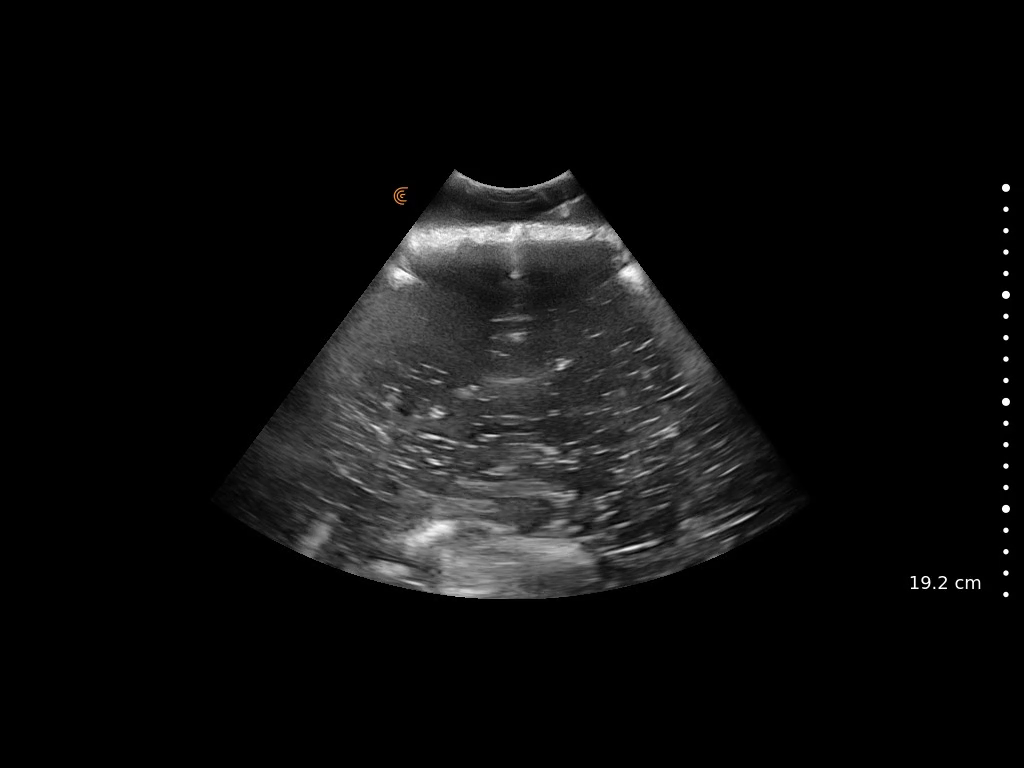
#> input picture frame 24 of Data/edited data/clarius_needleInWater.mp4, 1024 x 768 px, given in place of 102622_Water.mp4, which was not available
$ jupyter execute optical_flow.ipynb   (text cells are left out)
#> lines starting #> are read from the running program, lines starting #| are printed output that depends on the picture; after the words box and inside, x2 and y2 are one past the last pixel; in counts of white or black regions, pixels touching at a corner belong together; pictures that were not available may be replaced by others from this repository, and a replacement may not be noted
[cell 1]
import cv2
import time
import imutils
from collections import deque

import tensorflow as tf
import os
import shutil
import numpy as np
import random
from tqdm import tqdm
from skimage.io import imread, imshow
from skimage.transform import resize
import matplotlib.pyplot as plt
from pathlib import Path
import re
import cv2
from keras import backend as K
tf.__version__
import glob
import imageio

#check if tensorflow gpu is being used
print("Num GPUs Available: ", len(tf.config.list_physical_devices('GPU')))
#> (this line was passed over: tensorflow is not available in this run)
print("tensorflow version:", tf.__version__)

[cell 2]
#Link to tutorial: https://www.youtube.com/watch?v=7soIa95QNDk&ab_channel=Pysource
#Link to website related to tutorial: https://pysource.com/2018/05/14/optical-flow-with-lucas-kanade-method-opencv-3-4-with-python-3-tutorial-31/

NeedleViz_path1 = 'Data/edited data/102622_Water.mp4' #long needle
NeedleViz_path2 = 'Data/edited data/102822_Water.mp4' #short needle

#Video Input Choice
cap = cv2.VideoCapture(NeedleViz_path1)
# cap = cv2.VideoCapture(0) #camera

# Mouse function
# [6 lines left out: function select_point, not called in this run]

cv2.namedWindow("Frame")
cv2.setMouseCallback("Frame", select_point)
point_selected = False
point = ()
old_points = np.array([[]])

#Creating old frame
_, frame = cap.read()
#> frame is the input picture: shape (768, 1024, 3); mean B, G, R 14.1, 14.1, 14.1
old_gray = cv2.cvtColor(frame, cv2.COLOR_BGR2GRAY)

#Lucas Kanade params
lk_params = dict(winSize = (15, 15),
                 maxLevel = 4,
                 criteria = (cv2.TERM_CRITERIA_EPS | cv2.TERM_CRITERIA_COUNT, 10, 0.03))

while True:

    rval, frame = cap.read()

    if rval == True:

        gray_frame = cv2.cvtColor(frame, cv2.COLOR_BGR2GRAY)

        if point_selected is True:
            cv2.circle(frame, point, 5, (0,0,255), 2)

            new_points, status, error = cv2.calcOpticalFlowPyrLK(old_gray, gray_frame, old_points, None, **lk_params)
            old_gray = gray_frame.copy()
            # print(new_points)
            old_points = new_points

            x, y = new_points.ravel()
            # print(x)
            # print(y)
            cv2.circle(frame, (int(x), int(y)), 5, (0,255,0), -1)


        cv2.imshow("Frame", frame)

        # Press Q on keyboard to  exit
        if cv2.waitKey(35) & 0xFF == ord('q'): #original waitkey is 25
#> (key q is pressed here)
            break

    #Break out of loop if video is done
    else:
        break


cap.release() #Release the video capture object

# Close window
cv2.destroyAllWindows()

[cell 3]
#Link to tutorial: https://www.youtube.com/watch?v=7soIa95QNDk&ab_channel=Pysource
#Link to website related to tutorial: https://pysource.com/2018/05/14/optical-flow-with-lucas-kanade-method-opencv-3-4-with-python-3-tutorial-31/

NeedleViz_path1 = 'Data/edited data/102622_Water.mp4' #long needle
NeedleViz_path2 = 'Data/edited data/102822_Water.mp4' #short needle

#Video Input Choice
cap = cv2.VideoCapture(NeedleViz_path2)
# cap = cv2.VideoCapture(0) #camera

# Mouse function
# [6 lines left out: function select_point, not called in this run]

cv2.namedWindow("Frame")
cv2.namedWindow("mask")
cv2.setMouseCallback("mask", select_point)
point_selected = False
point = ()
old_points = np.array([[]])

#Lucas Kanade params
lk_params = dict(winSize = (15, 15),
                 maxLevel = 4,
                 criteria = (cv2.TERM_CRITERIA_EPS | cv2.TERM_CRITERIA_COUNT, 10, 0.03))

fgbg = cv2.createBackgroundSubtractorMOG2() #pretty good: (100,200)

frameWidth = 440
frameHeight = 440
cap.set(3, frameWidth)
cap.set(4, frameHeight)

#First Frame Creation
#########################################################
_, frame = cap.read()
old_gray = cv2.cvtColor(frame, cv2.COLOR_BGR2GRAY)

#Initial Frame preprocessing
resized_frame = cv2.resize(old_gray, (frameWidth,frameHeight))
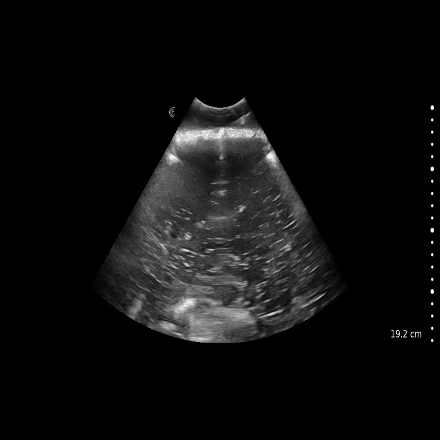
#> resized_frame: shape (440, 440); min 0, max 255, mean 14.1

#Achieving desired region of interest within Raw Frame
ROI_frame = resized_frame[94:348, 166:275]
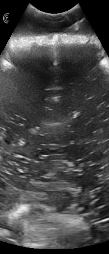
#> ROI_frame: shape (254, 109); min 0, max 251, mean 68.3
# ROI_frame = resized_frame[col_initial:col_final,row_initial:row_final]
blank_img = np.zeros_like(resized_frame)
imgContour = blank_img.copy()

x = 94 #initial column number
y = 166 #initial row number

for i in range(0, 254):
    for j in range(0, 109):
        if ROI_frame[i][j] != 0:
            blank_img[x + i, y + j] = ROI_frame[i, j]
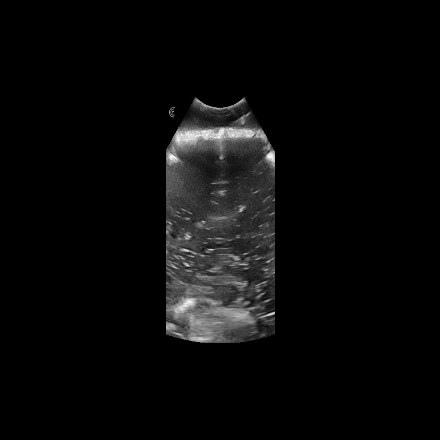
#> blank_img: shape (440, 440); min 0, max 251, mean 9.8

old_fgmask = fgbg.apply(blank_img)
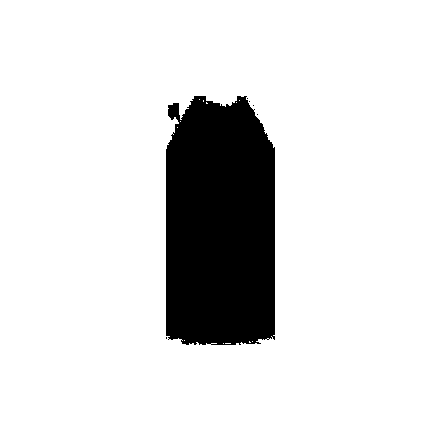
#> old_fgmask: shape (440, 440); values 127 (black) and 255 (white), 86.9% white; 6 black regions (5 under 20 px), largest, box (x1, y1, x2, y2) and area: (166, 96, 275, 345) 25280

########################################################################

while True:

    rval, frame = cap.read()

    if rval == True:

        resized_frame = cv2.resize(frame, (frameWidth,frameHeight))
#> resized_frame: shape (440, 440, 3)
        gray_frame = cv2.cvtColor(resized_frame, cv2.COLOR_BGR2GRAY)
#> gray_frame: shape (440, 440)

        #Initial Frame preprocessing
        resized_frame = cv2.resize(gray_frame, (frameWidth,frameHeight))

        #Achieving desired region of interest within Raw Frame
        ROI_frame = resized_frame[94:348, 166:275]
         # ROI_frame = resized_frame[col_initial:col_final,row_initial:row_final]
        blank_img = np.zeros_like(resized_frame)
        imgContour = blank_img.copy()

        x = 94 #initial column number
        y = 166 #initial row number
        for i in range(0, 254):
          for j in range(0, 109):

            if ROI_frame[i][j] != 0:
              blank_img[x + i, y + j] = ROI_frame[i, j]

        fgmask = fgbg.apply(blank_img)
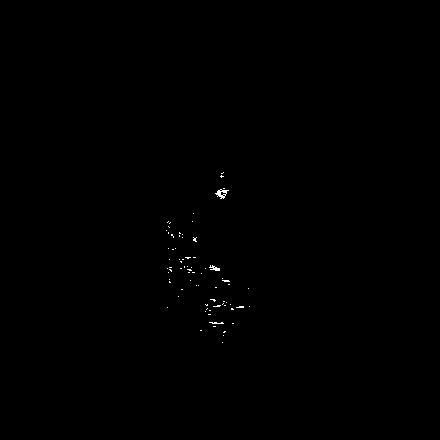
#> fgmask: shape (440, 440); values 0 (black) and 127 (white), 0.17% white in thin lines or dots, all inside (x1, y1, x2, y2) = (166, 172, 250, 343)

        if point_selected is True:
            cv2.circle(resized_frame, point, 5, (0,0,255), 2)
            cv2.circle(fgmask, point, 5, (0,0,255), 2)

            new_points, status, error = cv2.calcOpticalFlowPyrLK(old_fgmask, fgmask, old_points, None, **lk_params)
            old_fgmask = fgmask.copy()
            # print(new_points)
            old_points = new_points

            x, y = new_points.ravel()
            print('coordinates: X = {}, Y = {}'.format(x,y))
            cv2.circle(resized_frame, (int(x), int(y)), 5, (0,255,0), -1)
            cv2.circle(fgmask, (int(x), int(y)), 5, (0,255,0), -1)


        cv2.imshow("Frame", resized_frame)
        cv2.imshow("mask", fgmask)

        # Press Q on keyboard to  exit
        if cv2.waitKey(35) & 0xFF == ord('q'): #original waitkey is 25
#> (key q is pressed here)
            break

    #Break out of loop if video is done
    else:
        break


cap.release() #Release the video capture object

# Close window
cv2.destroyAllWindows()

[cell 4]
def getContours(img,imgContour):
    contours, hierarchy = cv2.findContours(img, cv2.RETR_EXTERNAL, cv2.CHAIN_APPROX_NONE)
    for cnt in contours:
        area = cv2.contourArea(cnt)

        #Debugging statements
        # if area > 1:
        #     print("Area of contour is: {}".format(area))

        areaMin = 60
        areaMax = 250
        if area > areaMin and area < areaMax:
            cv2.drawContours(imgContour, cnt, -1, (255, 0, 255), 7)
            peri = cv2.arcLength(cnt, True)
            approx = cv2.approxPolyDP(cnt, 0.02 * peri, True)
            # print(len(approx))
            x , y , w, h = cv2.boundingRect(approx)
            cv2.rectangle(imgContour, (x , y ), (x + w , y + h ), (0, 255, 0), 5)

            # [12 lines of commented-out code are left out]

[cell 5]
#Link to tutorial: https://www.youtube.com/watch?v=7soIa95QNDk&ab_channel=Pysource
#Link to website related to tutorial: https://pysource.com/2018/05/14/optical-flow-with-lucas-kanade-method-opencv-3-4-with-python-3-tutorial-31/

NeedleViz_path1 = 'Data/edited data/102622_Water.mp4' #long needle
NeedleViz_path2 = 'Data/edited data/102822_Water.mp4' #short needle
NeedleViz_oilAndLatex = 'Data/edited data/oil and latex/capture_5_2022-11-12T16-56-03.mp4'
NeedleViz_gelAndLatex = 'Data/edited data/ultrasound gel and latex/capture_4_2022-11-12T17-33-19.mp4'

#Video Input Choice
cap = cv2.VideoCapture(NeedleViz_path2)
# cap = cv2.VideoCapture(0) #camera

# Mouse function
# [6 lines left out: function select_point, not called in this run]

cv2.namedWindow("Frame")
cv2.namedWindow("mask")
cv2.setMouseCallback("Frame", select_point)
point_selected = False
point = ()
old_points = np.array([[]])

#Lucas Kanade params
lk_params = dict(winSize = (15, 15),
                 maxLevel = 4,
                 criteria = (cv2.TERM_CRITERIA_EPS | cv2.TERM_CRITERIA_COUNT, 10, 0.03))

fgbg = cv2.createBackgroundSubtractorMOG2() #pretty good: (100,200)

frameWidth = 440
frameHeight = 440
cap.set(3, frameWidth)
cap.set(4, frameHeight)

#First Frame Creation
#########################################################
_, frame = cap.read()
old_gray = cv2.cvtColor(frame, cv2.COLOR_BGR2GRAY)

#Initial Frame preprocessing
resized_frame = cv2.resize(old_gray, (frameWidth,frameHeight))

#Achieving desired region of interest within Raw Frame
ROI_frame = resized_frame[94:348, 166:275]
# ROI_frame = resized_frame[col_initial:col_final,row_initial:row_final]
blank_img = np.zeros_like(resized_frame)
imgContour = blank_img.copy()

x = 94 #initial column number
y = 166 #initial row number

for i in range(0, 254):
    for j in range(0, 109):
        if ROI_frame[i][j] != 0:
            blank_img[x + i, y + j] = ROI_frame[i, j]

old_fgmask = fgbg.apply(blank_img)

temp1 = cv2.GaussianBlur(old_fgmask,(7,7), 1)
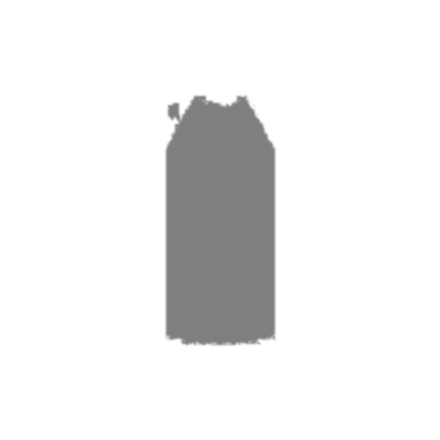
#> temp1: shape (440, 440); min 127, max 255, mean 238.3

temp2 = fgbg.apply(temp1)
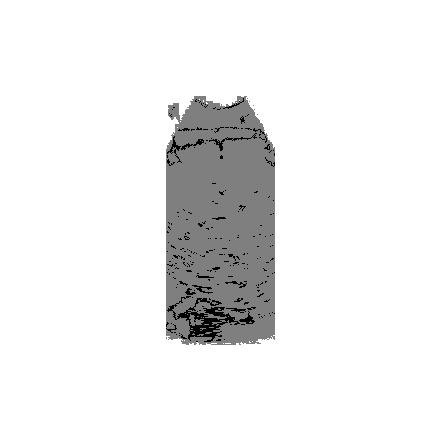
#> temp2: shape (440, 440); min 0, max 255, mean 236.7

getContours(temp2,old_fgmask)
#> in getContours, `contours, hierarchy = cv2.findContours(img, cv2.RETR_EXTERNAL, cv2.CHA..`: contours = 1 contour; box (x1, y1, x2, y2) and area: (0, 0, 440, 440) 192721
#> the loop in getContours, `for cnt in contours:` made 1 pass
#> (area, areaMin, areaMax) on pass 1: (192721, 60, 250)

########################################################################

#Preparing to create output videos
image_lst = []

while True:

    rval, frame = cap.read()

    if rval == True:

        resized_frame = cv2.resize(frame, (frameWidth,frameHeight))
        gray_frame = cv2.cvtColor(resized_frame, cv2.COLOR_BGR2GRAY)

        #Initial Frame preprocessing
        resized_frame = cv2.resize(gray_frame, (frameWidth,frameHeight))

        #Achieving desired region of interest within Raw Frame
        ROI_frame = resized_frame[94:348, 166:275]
         # ROI_frame = resized_frame[col_initial:col_final,row_initial:row_final]
        blank_img = np.zeros_like(resized_frame)
        imgContour = blank_img.copy()

        x = 94 #initial column number
        y = 166 #initial row number
        for i in range(0, 254):
          for j in range(0, 109):

            if ROI_frame[i][j] != 0:
              blank_img[x + i, y + j] = ROI_frame[i, j]

        fgmask = fgbg.apply(blank_img)

        gaussian = cv2.GaussianBlur(fgmask,(7,7), 1)

        fgmaskV2 = fgbg.apply(gaussian)
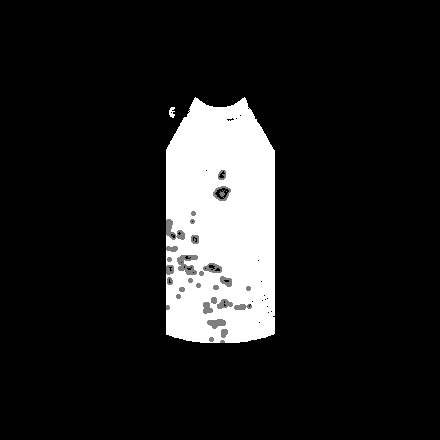
#> fgmaskV2: shape (440, 440); min 0, max 255, mean 31

        getContours(fgmaskV2,imgContour)
#> in getContours (call 2), `contours, hierarchy = cv2.findContours(img, cv2.RETR_EXTERNAL, cv2.CHA..`: contours = 2 contours; box (x1, y1, x2, y2) and area: (166, 97, 275, 343) 24258, (169, 107, 175, 118) 31
#> the loop in getContours (call 2), `for cnt in contours:` made 2 passes
#> (area, areaMin, areaMax) on passes 1 to 2: (31, 60, 250), (24258.5, 60, 250)


        if point_selected is True:
            cv2.circle(resized_frame, point, 5, (0,0,255), 2)
            cv2.circle(fgmask, point, 5, (0,0,255), 2)

            new_points, status, error = cv2.calcOpticalFlowPyrLK(old_fgmask, imgContour, old_points, None, **lk_params)
            old_fgmask = imgContour.copy()
            old_points = new_points

            x, y = new_points.ravel()
            print('coordinates: X = {}, Y = {}'.format(x,y))
            cv2.circle(resized_frame, (int(x), int(y)), 5, (0,255,0), -1)
            cv2.circle(imgContour, (int(x), int(y)), 5, (0,255,0), -1)


        cv2.imshow("Frame", resized_frame)
        cv2.imshow("mask", imgContour)

        #Saving comparison frames as gif
        resized_frame = cv2.cvtColor(resized_frame, cv2.COLOR_GRAY2BGR)
        overlay = cv2.cvtColor(imgContour, cv2.COLOR_GRAY2BGR)
#> overlay: shape (440, 440, 3); every value is 0
        stack = np.hstack((resized_frame, overlay))
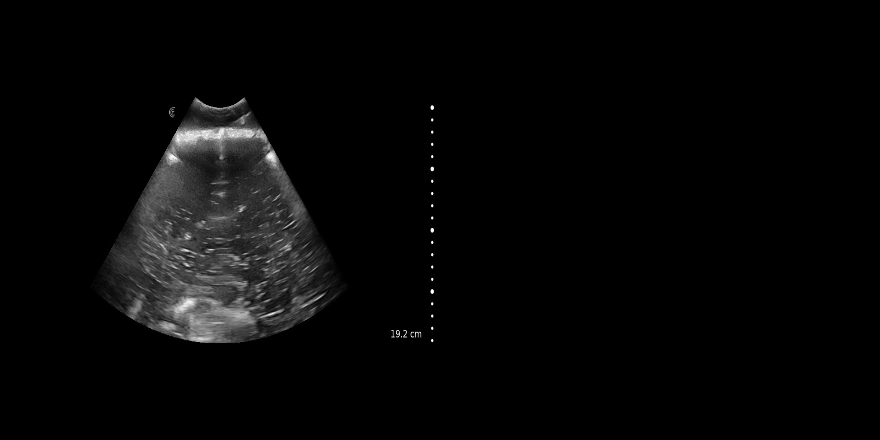
#> stack: shape (440, 880, 3); min 0, max 255, mean 7.1
        # cv2.imshow("stacked", stack)
        image_lst.append(stack)

        # Press Q on keyboard to  exit
        if cv2.waitKey(35) & 0xFF == ord('q'): #original waitkey is 25
#> (key q is pressed here)
            break

    #Break out of loop if video is done
    else:
        break


cap.release() #Release the video capture object

# Close window
cv2.destroyAllWindows()

$ run again, starting later in the video
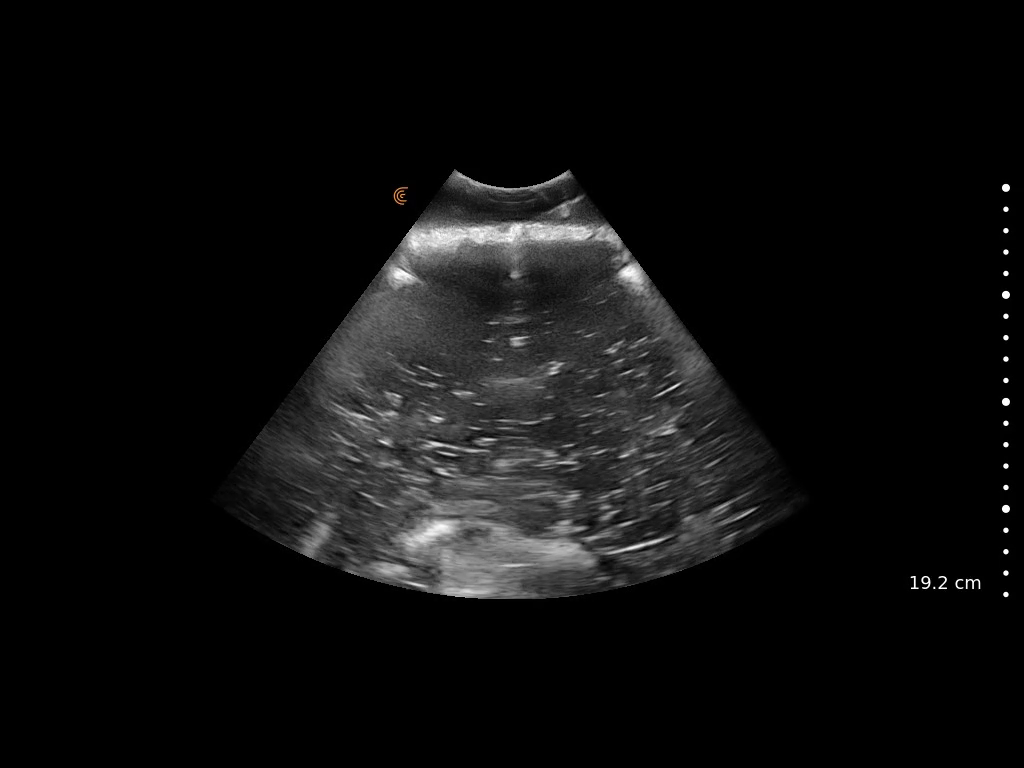
#> input picture frame 109 of Data/edited data/clarius_needleInWater.mp4, 1024 x 768 px, given in place of 102622_Water.mp4, which was not available
#> frame is the input picture: shape (768, 1024, 3); mean B, G, R 14.1, 14.1, 14.1
#> old_fgmask: shape (440, 440); values 127 (black) and 255 (white), 86.9% white; 6 black regions (5 under 20 px)
#> fgmask: shape (440, 440); every value is 0
#> contours = 1 contour; box (x1, y1, x2, y2) and area: (0, 0, 440, 440) 192721
#> the loop in getContours, `for cnt in contours:` made 1 pass
#> (area, areaMin, areaMax) on pass 1: (192721, 60, 250)
#> `fgmaskV2 = fgbg.apply(gaussian)`:
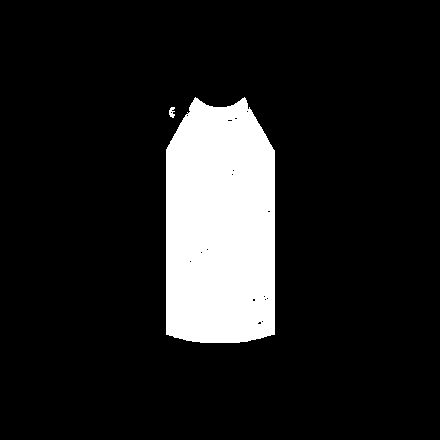
#> fgmaskV2: shape (440, 440); 12.7% white; 2 white regions
#> contours = 2 contours; box (x1, y1, x2, y2) and area: (166, 97, 275, 343) 24266, (169, 107, 175, 118) 31
#> the loop in getContours (call 2), `for cnt in contours:` made 2 passes
#> (area, areaMin, areaMax) on passes 1 to 2: (31, 60, 250), (24266, 60, 250)
#> overlay: shape (440, 440, 3); every value is 0
#> `stack = np.hstack((resized_frame, overlay))`:
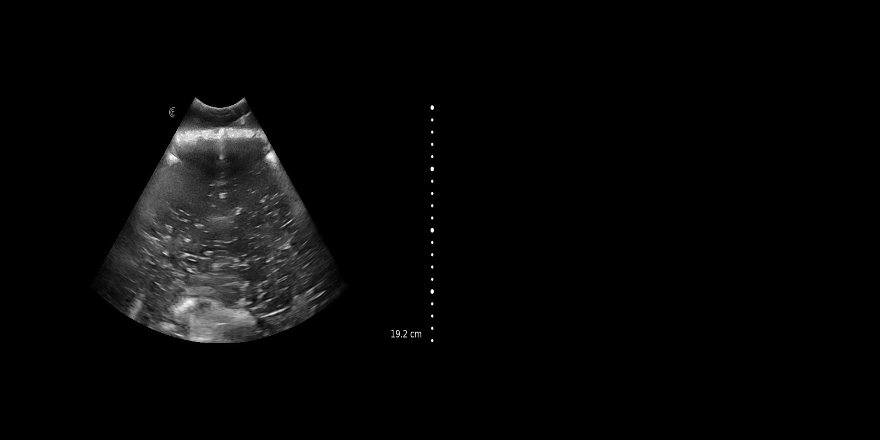
#> stack: shape (440, 880, 3); min 0, max 255, mean 7.1
